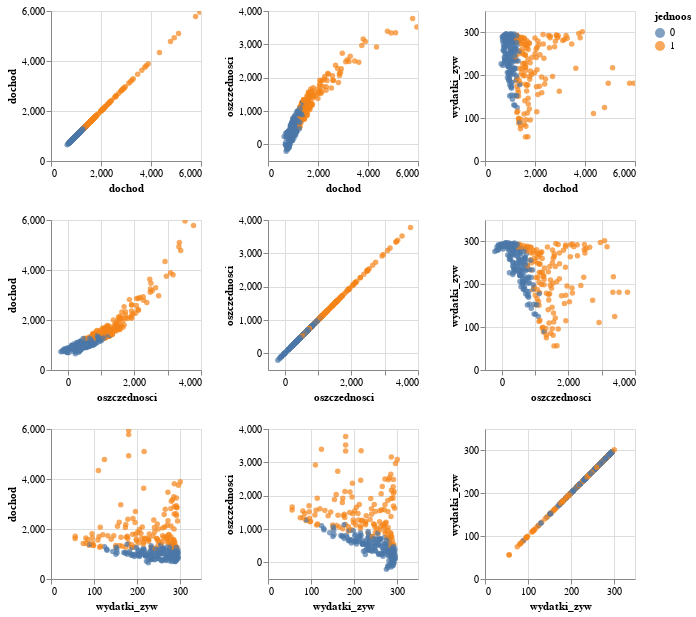

The notebook cell saved with this chart:
### Markdown cell above
## Wykres dodatkowy -

### Code cell
import altair as alt

data_alt = data.reset_index()
alt.Chart(data_alt).mark_circle().encode(
   alt.X(alt.repeat("row"), type='quantitative'),
   alt.Y(alt.repeat("column"), type='quantitative'),
   color='jednoos',# color by job type
).properties(
   width=150,
   height=150
).repeat(
   row=['dochod', 'oszczednosci', 'wydatki_zyw'], # income, education, prestige,
   column=['dochod', 'oszczednosci', 'wydatki_zyw']# income, education, prestige,
).interactive()

### Figure 1 — Vega-Lite specification as saved in the notebook (floating-point values rounded to 4 significant figures; data arrays with more than 128 entries replaced by an {"elided": "..."} marker saying what was removed)
{"config": {"view": {"continuousWidth": 400, "continuousHeight": 300}}, "repeat": {"column": ["dochod", "oszczednosci", "wydatki_zyw"], "row": ["dochod", "oszczednosci", "wydatki_zyw"]}, "spec": {"data": {"name": "data-d3376178e90d8fa67357ed9ef2204610"}, "mark": "circle", "encoding": {"color": {"field": "jednoos", "type": "nominal"}, "x": {"field": {"repeat": "row"}, "type": "quantitative"}, "y": {"field": {"repeat": "column"}, "type": "quantitative"}}, "height": 150, "selection": {"selector001": {"type": "interval", "bind": "scales", "encodings": ["x", "y"]}}, "width": 150}, "$schema": "https://vega.github.io/schema/vega-lite/v4.17.0.json", "datasets": {"data-d3376178e90d8fa67357ed9ef2204610": {"elided": "308 records"}}}
